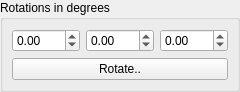
<?xml version="1.0" encoding="UTF-8"?>
<ui version="4.0">
 <class>RotationWidget</class>
 <widget class="QWidget" name="RotationWidget">
  <property name="geometry">
   <rect>
    <x>0</x>
    <y>0</y>
    <width>227</width>
    <height>82</height>
   </rect>
  </property>
  <property name="windowTitle">
   <string>Form</string>
  </property>
  <layout class="QGridLayout" name="gridLayout">
   <property name="margin">
    <number>0</number>
   </property>
   <property name="spacing">
    <number>0</number>
   </property>
   <item row="0" column="2">
    <widget class="QGroupBox" name="groupBox">
     <property name="title">
      <string>Rotations in degrees</string>
     </property>
     <layout class="QGridLayout" name="gridLayout_2">
      <item row="1" column="0">
       <widget class="QDoubleSpinBox" name="xAngle">
        <property name="minimum">
         <double>-180.000000000000000</double>
        </property>
        <property name="maximum">
         <double>180.000000000000000</double>
        </property>
        <property name="singleStep">
         <double>10.000000000000000</double>
        </property>
       </widget>
      </item>
      <item row="2" column="0" colspan="3">
       <widget class="QPushButton" name="rotateButton">
        <property name="text">
         <string>Rotate..</string>
        </property>
       </widget>
      </item>
      <item row="1" column="2">
       <widget class="QDoubleSpinBox" name="zAngle">
        <property name="minimum">
         <double>-180.000000000000000</double>
        </property>
        <property name="maximum">
         <double>180.000000000000000</double>
        </property>
        <property name="singleStep">
         <double>10.000000000000000</double>
        </property>
       </widget>
      </item>
      <item row="1" column="1">
       <widget class="QDoubleSpinBox" name="yAngle">
        <property name="minimum">
         <double>-180.000000000000000</double>
        </property>
        <property name="maximum">
         <double>180.000000000000000</double>
        </property>
        <property name="singleStep">
         <double>10.000000000000000</double>
        </property>
       </widget>
      </item>
     </layout>
    </widget>
   </item>
  </layout>
 </widget>
 <resources>
  <include location="../../Workspace.qrc"/>
 </resources>
 <connections/>
</ui>
